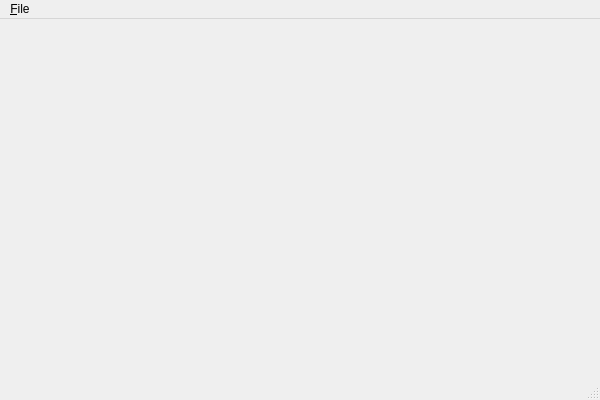
<?xml version="1.0" encoding="UTF-8"?>
<ui version="4.0">
 <class>MainWindow</class>
 <widget class="QMainWindow" name="MainWindow">
  <property name="enabled">
   <bool>true</bool>
  </property>
  <property name="geometry">
   <rect>
    <x>0</x>
    <y>0</y>
    <width>600</width>
    <height>400</height>
   </rect>
  </property>
  <property name="windowTitle">
   <string>MainWindow</string>
  </property>
  <widget class="QWidget" name="centralWidget"/>
  <widget class="QMenuBar" name="menuBar">
   <property name="enabled">
    <bool>true</bool>
   </property>
   <property name="geometry">
    <rect>
     <x>0</x>
     <y>0</y>
     <width>600</width>
     <height>25</height>
    </rect>
   </property>
   <widget class="QMenu" name="menu_File">
    <property name="title">
     <string>&amp;File</string>
    </property>
    <addaction name="actionOpen_file"/>
    <addaction name="actionExport"/>
    <addaction name="action_Quit"/>
   </widget>
   <addaction name="menu_File"/>
  </widget>
  <widget class="QStatusBar" name="statusBar">
   <property name="enabled">
    <bool>true</bool>
   </property>
  </widget>
  <action name="action_Quit">
   <property name="text">
    <string>&amp;Exit</string>
   </property>
   <property name="shortcut">
    <string>Ctrl+Q</string>
   </property>
  </action>
  <action name="actionOpen_file">
   <property name="text">
    <string>&amp;Open file</string>
   </property>
   <property name="shortcut">
    <string>Ctrl+O</string>
   </property>
  </action>
  <action name="actionExport">
   <property name="text">
    <string>Export</string>
   </property>
   <property name="toolTip">
    <string>Export on client side</string>
   </property>
   <property name="shortcut">
    <string>Ctrl+E</string>
   </property>
  </action>
 </widget>
 <layoutdefault spacing="6" margin="11"/>
 <resources/>
 <connections>
  <connection>
   <sender>action_Quit</sender>
   <signal>activated()</signal>
   <receiver>MainWindow</receiver>
   <slot>close()</slot>
   <hints>
    <hint type="sourcelabel">
     <x>-1</x>
     <y>-1</y>
    </hint>
    <hint type="destinationlabel">
     <x>299</x>
     <y>199</y>
    </hint>
   </hints>
  </connection>
  <connection>
   <sender>actionOpen_file</sender>
   <signal>triggered()</signal>
   <receiver>MainWindow</receiver>
   <slot>openFile()</slot>
   <hints>
    <hint type="sourcelabel">
     <x>-1</x>
     <y>-1</y>
    </hint>
    <hint type="destinationlabel">
     <x>299</x>
     <y>199</y>
    </hint>
   </hints>
  </connection>
  <connection>
   <sender>actionExport</sender>
   <signal>triggered()</signal>
   <receiver>MainWindow</receiver>
   <slot>runExport()</slot>
   <hints>
    <hint type="sourcelabel">
     <x>156</x>
     <y>18</y>
    </hint>
    <hint type="destinationlabel">
     <x>249</x>
     <y>127</y>
    </hint>
   </hints>
  </connection>
 </connections>
 <slots>
  <slot>runExport()</slot>
  <slot>openFile()</slot>
 </slots>
</ui>
